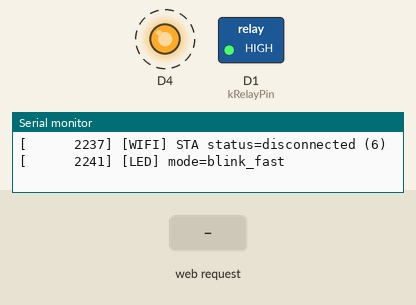
Recording of a sketch running on a simulated ESP8266 (NodeMCU). Parts: switched loads named in the sketch (green lamp = pin HIGH), output pins drawn as LEDs (lit = HIGH, except the on-board LED, lit = LOW), the last lines printed to the serial monitor. Dashed ring = blinking. The inputs (shaded band) are chosen by the test bench. WiFi joins after 1.5 s; servers stay silent unless stated; a WiFi scan finds three made-up networks.

Above: at 3.4 s.
3.5 s: HTTP request GET / received
At 3.59 s:
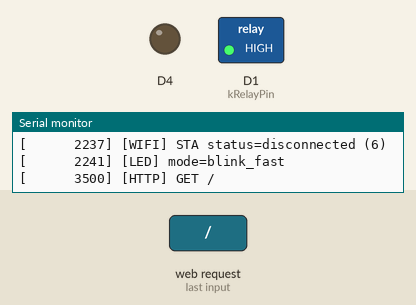
At 4.2 s:
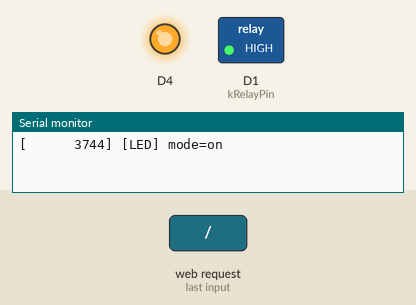
6.5 s: HTTP request GET /api/local-unlock received
9.5 s: HTTP request GET /api/health received
Timing chart, 0 to 18.5 s (numbered marks = the images above; inputs shaded):
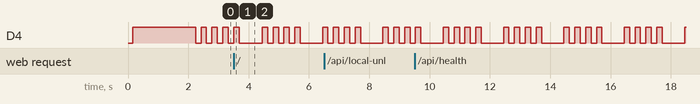

Measured:
- by itself, D4: repeats every 2.0 s: LOW 0.74 s, 3 × (HIGH 0.18 s, LOW 0.18 s), HIGH 0.18 s

The sketch:

poot_lock.ino
```cpp
#include <Arduino.h>
#include <ArduinoJson.h>
#include <ArduinoOTA.h>
#include <ESP8266WebServer.h>
#include <ESP8266WiFi.h>
#include <ESP8266mDNS.h>

#include "config.h"
#include "diagnostics.h"
#include "relay_control.h"
#include "secrets.h"

RelayController relay(poot::kRelayPin, poot::kRelayActiveLow);
ESP8266WebServer server(poot::kLocalHttpPort);

WiFiEventHandler gOnStaDisconnected;
WiFiEventHandler gOnStaGotIp;
volatile bool gReassertHttpRequested = false;

const IPAddress kStaIp = WIFI_STA_IP;
const IPAddress kStaGateway = WIFI_STA_GATEWAY;
const IPAddress kStaSubnet = WIFI_STA_SUBNET;
const IPAddress kStaDns1 = WIFI_STA_DNS1;
const IPAddress kStaDns2 = WIFI_STA_DNS2;

uint32_t lastWiFiReconnectMs = 0;
uint32_t lastNetworkEnsureMs = 0;
uint32_t lastWiFiBeginMs = 0;
bool serverRoutesRegistered = false;
bool serverStarted = false;

wl_status_t lastWiFiStatus = WL_IDLE_STATUS;
uint32_t lastWiFiStatusLogMs = 0;

enum class LedMode {
  kOff,
  kOn,
  kBlinkSlow,
  kBlinkFast,
};

LedMode ledMode = LedMode::kOff;
bool ledIsLit = false;
uint32_t ledLastToggleMs = 0;

const char* ledModeName(LedMode mode) {
  switch (mode) {
    case LedMode::kOff:      return "off";
    case LedMode::kOn:       return "on";
    case LedMode::kBlinkSlow: return "blink_slow";
    case LedMode::kBlinkFast: return "blink_fast";
    default:                 return "unknown";
  }
}

const char* wifiStatusName(wl_status_t status) {
  switch (status) {
    case WL_CONNECTED:       return "connected";
    case WL_NO_SSID_AVAIL:   return "no_ssid";
    case WL_CONNECT_FAILED:  return "connect_failed";
    case WL_CONNECTION_LOST: return "connection_lost";
    case WL_WRONG_PASSWORD:  return "wrong_password";
    case WL_DISCONNECTED:    return "disconnected";
    case WL_IDLE_STATUS:     return "idle";
    default:                 return "unknown";
  }
}

const char* encTypeName(uint8_t enc) {
  switch (enc) {
    case ENC_TYPE_NONE: return "open";
    case ENC_TYPE_WEP:  return "wep";
    case ENC_TYPE_TKIP: return "wpa";
    case ENC_TYPE_CCMP: return "wpa2";
    case ENC_TYPE_AUTO: return "auto";
    default:            return "unknown";
  }
}

void scanAndLogNetworks() {
  poot_diag::logf("WIFI", "scanning for networks...");
  const int count = WiFi.scanNetworks();
  if (count <= 0) {
    poot_diag::logf("WIFI", "scan found 0 networks (count=%d)", count);
    return;
  }
  poot_diag::logf("WIFI", "scan found %d networks:", count);
  for (int i = 0; i < count; i++) {
    poot_diag::logf("WIFI", "  [%d] ssid=\"%s\" rssi=%d ch=%d enc=%s",
                    i, WiFi.SSID(i).c_str(), WiFi.RSSI(i),
                    WiFi.channel(i), encTypeName(WiFi.encryptionType(i)));
  }
  WiFi.scanDelete();
}

void logWiFiStatusIfChanged() {
  const wl_status_t status = WiFi.status();
  const uint32_t nowMs = millis();
  if (status == lastWiFiStatus &&
      nowMs - lastWiFiStatusLogMs < poot::kWiFiStatusLogIntervalMs) {
    return;
  }

  lastWiFiStatus = status;
  lastWiFiStatusLogMs = nowMs;

  if (status == WL_CONNECTED) {
    poot_diag::logf("WIFI", "STA connected ip=%s rssi=%d ssid=%s",
                    WiFi.localIP().toString().c_str(), WiFi.RSSI(),
                    WiFi.SSID().c_str());
    return;
  }

  poot_diag::logf("WIFI", "STA status=%s (%d)", wifiStatusName(status), status);
}

void pumpLocalServer() {
  server.handleClient();
  yield();
}

void writeStatusLed(bool on) {
  ledIsLit = on;
  const uint8_t level = poot::kStatusLedActiveLow ? (on ? LOW : HIGH)
                                                   : (on ? HIGH : LOW);
  digitalWrite(poot::kStatusLedPin, level);
}

void setupStatusLed() {
  pinMode(poot::kStatusLedPin, OUTPUT);
  writeStatusLed(false);
  poot_diag::logf("LED", "status LED initialized pin=%u activeLow=%u",
                  poot::kStatusLedPin, poot::kStatusLedActiveLow ? 1 : 0);
}

bool isWiFiConnecting() {
  if (WiFi.status() == WL_CONNECTED) {
    return false;
  }
  if (WiFi.status() == WL_IDLE_STATUS) {
    return true;
  }
  return millis() - lastWiFiBeginMs <= poot::kWiFiConnectingWindowMs;
}

LedMode desiredLedMode() {
  if (relay.isRelayOn()) {
    return LedMode::kOff;
  }
  if (WiFi.status() == WL_CONNECTED) {
    return LedMode::kOn;
  }
  if (isWiFiConnecting()) {
    return LedMode::kBlinkFast;
  }
  return LedMode::kBlinkSlow;
}

void updateStatusLed() {
  const LedMode target = desiredLedMode();
  const uint32_t nowMs = millis();

  if (target != ledMode) {
    ledMode = target;
    ledLastToggleMs = nowMs;
    poot_diag::logf("LED", "mode=%s", ledModeName(ledMode));
    if (ledMode == LedMode::kBlinkFast || ledMode == LedMode::kBlinkSlow) {
      writeStatusLed(true);
    }
  }

  switch (ledMode) {
    case LedMode::kOff:
      if (ledIsLit) {
        writeStatusLed(false);
      }
      break;
    case LedMode::kOn:
      if (!ledIsLit) {
        writeStatusLed(true);
      }
      break;
    case LedMode::kBlinkFast:
    case LedMode::kBlinkSlow: {
      const uint32_t intervalMs =
          (ledMode == LedMode::kBlinkFast) ? poot::kStatusBlinkFastMs
                                           : poot::kStatusBlinkSlowMs;
      if (nowMs - ledLastToggleMs >= intervalMs) {
        ledLastToggleMs = nowMs;
        writeStatusLed(!ledIsLit);
      }
      break;
    }
  }
}

bool configureStaNetwork() {
  const bool configured =
      WiFi.config(kStaIp, kStaGateway, kStaSubnet, kStaDns1, kStaDns2);
  poot_diag::logf(
      "WIFI",
      "STA static ip config=%s ip=%s gateway=%s subnet=%s dns1=%s dns2=%s",
      configured ? "ok" : "failed", kStaIp.toString().c_str(),
      kStaGateway.toString().c_str(), kStaSubnet.toString().c_str(),
      kStaDns1.toString().c_str(), kStaDns2.toString().c_str());
  return configured;
}

void connectSta(bool forceReconnect = false) {
  if (!forceReconnect && WiFi.status() == WL_CONNECTED) {
    return;
  }

  const wl_status_t prevStatus = WiFi.status();
  poot_diag::logf("WIFI", "connectSta force=%u prevStatus=%s(%d)",
                  forceReconnect ? 1 : 0, wifiStatusName(prevStatus), prevStatus);

  if (forceReconnect) {
    WiFi.disconnect(false);
    yield();
  }

  configureStaNetwork();
  lastWiFiBeginMs = millis();
  lastWiFiReconnectMs = lastWiFiBeginMs;
  poot_diag::logf("WIFI", "STA connecting to ssid=%s pwdLen=%u",
                  WIFI_STA_SSID, (unsigned)strlen(WIFI_STA_PASSWORD));
  WiFi.begin(WIFI_STA_SSID, WIFI_STA_PASSWORD);
}

template <typename TDoc>
void sendJson(int code, const TDoc& doc) {
  String body;
  serializeJson(doc, body);
  server.send(code, "application/json", body);
}

void ensureHttpServer(bool forceRestart = false) {
  if (!serverRoutesRegistered) {
    server.on("/", HTTP_GET, []() {
      poot_diag::logf("HTTP", "GET /");
      server.send(200, "text/plain", "Poot lock online");
    });

    server.on("/api/local-unlock", HTTP_GET, []() {
      StaticJsonDocument<256> response;
      const String remoteIp = server.client().remoteIP().toString();
      poot_diag::logf("LOCAL_HTTP", "GET /api/local-unlock from %s",
                      remoteIp.c_str());

      if (!server.hasArg("key")) {
        poot_diag::logf("LOCAL_HTTP", "bad_request: missing key");
        response["ok"] = false;
        response["code"] = "bad_request";
        response["message"] = "Missing key query parameter";
        sendJson(400, response);
        return;
      }

      const String key = server.arg("key");
      if (key.isEmpty() || key != LOCAL_SHARED_KEY) {
        poot_diag::logf("LOCAL_HTTP", "unlock denied reason=invalid_key");
        response["ok"] = false;
        response["code"] = "invalid_key";
        response["message"] = "Local unlock denied";
        sendJson(401, response);
        return;
      }

      const bool fired =
          relay.triggerPulse(poot::kUnlockPulseMs, poot::kUnlockCooldownMs);
      const String reason = fired ? "ok" : "cooldown";
      poot_diag::logf("LOCAL_HTTP", "unlock %s",
                      fired ? "success" : "denied_cooldown");

      response["ok"] = fired;
      response["code"] = reason;
      response["message"] = fired ? "Unlocked" : "Relay cooldown active";
      sendJson(fired ? 200 : 429, response);
    });

    server.on("/api/health", HTTP_GET, []() {
      const String remoteIp = server.client().remoteIP().toString();
      poot_diag::logf("LOCAL_HTTP", "GET /api/health from %s", remoteIp.c_str());

      if (!server.hasArg("key") || server.arg("key") != LOCAL_SHARED_KEY) {
        StaticJsonDocument<128> denied;
        denied["ok"] = false;
        denied["code"] = "invalid_key";
        denied["message"] = "Health denied";
        sendJson(401, denied);
        return;
      }

      StaticJsonDocument<384> health;
      health["ok"] = true;
      health["version"] = poot::kFirmwareVersion;
      health["uptime_ms"] = millis();
      health["free_heap"] = ESP.getFreeHeap();
      health["reset_reason"] = ESP.getResetReason();
      JsonObject sta = health.createNestedObject("sta");
      sta["status"] = wifiStatusName(WiFi.status());
      sta["ip"] = WiFi.localIP().toString();
      sta["rssi"] = WiFi.RSSI();
      sta["ssid"] = WiFi.SSID();
      JsonObject ap = health.createNestedObject("ap");
      ap["ip"] = WiFi.softAPIP().toString();
      ap["stations"] = WiFi.softAPgetStationNum();
      JsonObject rly = health.createNestedObject("relay");
      rly["on"] = relay.isRelayOn();
      rly["cooling"] = relay.isCoolingDown();
      sendJson(200, health);
    });

    server.onNotFound([]() {
      poot_diag::logf("HTTP", "404 %s", server.uri().c_str());
      StaticJsonDocument<128> response;
      response["ok"] = false;
      response["code"] = "not_found";
      response["message"] = "Route not found";
      sendJson(404, response);
    });

    serverRoutesRegistered = true;
  }

  if (!serverStarted || forceRestart) {
    const bool wasStarted = serverStarted;
    if (serverStarted) {
      server.stop();
      yield();
    }
    server.begin();
    serverStarted = true;
    poot_diag::logf("HTTP", "server %s on port=%u",
                    wasStarted ? "ensured" : "started",
                    poot::kLocalHttpPort);
  }
}

void setupSoftAp() {
  const IPAddress apIp(192, 168, 4, 1);
  const IPAddress apGateway(192, 168, 4, 1);
  const IPAddress apSubnet(255, 255, 255, 0);
  const bool configured = WiFi.softAPConfig(apIp, apGateway, apSubnet);
  const bool apOk = WiFi.softAP(WIFI_AP_SSID, WIFI_AP_PASSWORD,
                                WIFI_AP_CHANNEL, /*hidden=*/false,
                                poot::kApMaxConnections);
  poot_diag::logf("AP",
                  "softAP config=%s up=%s ssid=%s ip=%s channel=%u maxConn=%u",
                  configured ? "ok" : "failed", apOk ? "ok" : "failed",
                  WIFI_AP_SSID, WiFi.softAPIP().toString().c_str(),
                  (unsigned)WIFI_AP_CHANNEL, (unsigned)poot::kApMaxConnections);
}

void registerWiFiEventHandlers() {
  gOnStaDisconnected =
      WiFi.onStationModeDisconnected([](const WiFiEventStationModeDisconnected& e) {
        poot_diag::logf("WIFI", "STA disconnected ssid=%s reason=%u",
                        e.ssid.c_str(), e.reason);
      });
  gOnStaGotIp = WiFi.onStationModeGotIP([](const WiFiEventStationModeGotIP& e) {
    poot_diag::logf("WIFI", "STA got ip=%s mask=%s gw=%s",
                    e.ip.toString().c_str(), e.mask.toString().c_str(),
                    e.gw.toString().c_str());
    // Defer server.stop()/begin() and mDNS work to loop() — running them
    // inside the SDK event context can race the active server.
    gReassertHttpRequested = true;
  });
}

void setupWiFi() {
  WiFi.persistent(false);
  WiFi.setAutoReconnect(true);
  WiFi.setSleepMode(WIFI_NONE_SLEEP);
  WiFi.mode(WIFI_AP_STA);
  WiFi.setHostname(poot::kMdnsHostname);
  poot_diag::logf("WIFI", "mode AP_STA hostname=%s", poot::kMdnsHostname);
  setupSoftAp();
  registerWiFiEventHandlers();
  scanAndLogNetworks();
  connectSta();
}

void setupMdns() {
  if (MDNS.begin(poot::kMdnsHostname)) {
    MDNS.addService("http", "tcp", poot::kLocalHttpPort);
    poot_diag::logf("MDNS", "responder up as %s.local", poot::kMdnsHostname);
  } else {
    poot_diag::logf("MDNS", "begin failed");
  }
}

void setupOta() {
  ArduinoOTA.setHostname(poot::kMdnsHostname);
  ArduinoOTA.setPort(poot::kOtaPort);
  ArduinoOTA.setPassword(OTA_PASSWORD);
  ArduinoOTA.onStart([]() {
    const char* type = (ArduinoOTA.getCommand() == U_FLASH) ? "flash" : "fs";
    poot_diag::logf("OTA", "update start type=%s", type);
  });
  ArduinoOTA.onEnd([]() { poot_diag::logf("OTA", "update end"); });
  ArduinoOTA.onProgress([](unsigned int progress, unsigned int total) {
    static unsigned int lastPct = 0;
    const unsigned int pct = (total == 0) ? 0 : (progress * 100u) / total;
    if (pct != lastPct && pct % 10u == 0) {
      poot_diag::logf("OTA", "progress %u%%", pct);
      lastPct = pct;
    }
  });
  ArduinoOTA.onError([](ota_error_t e) { poot_diag::logf("OTA", "error %u", e); });
  ArduinoOTA.begin();
  poot_diag::logf("OTA", "ready hostname=%s port=%u", poot::kMdnsHostname,
                  (unsigned)poot::kOtaPort);
}

void maybeAutoReboot() {
  if (millis() < poot::kAutoRebootIntervalMs) {
    return;
  }
  poot_diag::logf("WDT", "auto-reboot: %lu ms uptime, scheduled hourly reset",
                  millis());
  Serial.flush();
  delay(50);
  ESP.restart();
}

void ensureNetworkStack() {
  const uint32_t nowMs = millis();
  if (nowMs - lastNetworkEnsureMs < poot::kNetworkEnsureMs) {
    return;
  }
  lastNetworkEnsureMs = nowMs;

  ensureHttpServer();

  if (WiFi.status() == WL_CONNECTED) {
    if (WiFi.localIP() != kStaIp) {
      poot_diag::logf("WIFI", "STA ip mismatch expected=%s actual=%s",
                      kStaIp.toString().c_str(),
                      WiFi.localIP().toString().c_str());
      connectSta(true);
    }
    return;
  }

  if (nowMs - lastWiFiReconnectMs < poot::kWiFiReconnectMs) {
    return;
  }

  poot_diag::logf("WIFI", "reconnect attempt");
  connectSta(true);
}

void setup() {
  Serial.begin(poot::kSerialBaud);
  relay.begin();
  delay(150);
  poot_diag::logf("BOOT", "Poot firmware booting version=%s",
                  poot::kFirmwareVersion);
  poot_diag::logf("BOOT", "reset reason=%s", ESP.getResetReason().c_str());
  poot_diag::logf("BOOT", "build timestamp=%s %s", __DATE__, __TIME__);
  randomSeed(analogRead(A0));

  setupStatusLed();
  poot_diag::logf("BOOT", "local auth=shared_key ip=%s",
                  kStaIp.toString().c_str());

  setupWiFi();
  ensureHttpServer();
  setupMdns();
  setupOta();
}

void loop() {
  pumpLocalServer();
  if (gReassertHttpRequested) {
    gReassertHttpRequested = false;
    poot_diag::logf("HTTP", "re-asserting after STA got IP");
    ensureHttpServer(/*forceRestart=*/true);
    MDNS.notifyAPChange();
  }
  relay.loop();
  logWiFiStatusIfChanged();
  ensureNetworkStack();
  pumpLocalServer();
  ArduinoOTA.handle();
  MDNS.update();
  maybeAutoReboot();
  updateStatusLed();
  yield();
}
```

diagnostics.h
```cpp
#pragma once

#include <Arduino.h>
#include <stdarg.h>

#include "config.h"

namespace poot_diag {

inline bool enabled() { return poot::kEnableSerialDiagnostics; }

inline void logf(const char* scope, const char* format, ...) {
  if (!enabled()) {
    return;
  }

  char message[256];
  va_list args;
  va_start(args, format);
  vsnprintf(message, sizeof(message), format, args);
  va_end(args);

  Serial.printf("[%10lu] [%s] %s\n", millis(), scope, message);
}

}  // namespace poot_diag
```

relay_control.cpp
```cpp
#include "relay_control.h"

#include "diagnostics.h"

namespace {

bool timeReached(uint32_t now, uint32_t target) {
  return static_cast<int32_t>(now - target) >= 0;
}

}  // namespace

RelayController::RelayController(uint8_t pin, bool activeLow)
    : pin_(pin), activeLow_(activeLow) {}

void RelayController::begin() {
  pinMode(pin_, OUTPUT);
  writeRelay(false);
  poot_diag::logf("RELAY", "initialized pin=%u activeLow=%u", pin_,
                  activeLow_ ? 1 : 0);
}

void RelayController::loop() {
  const uint32_t now = millis();
  if (relayOn_ && timeReached(now, pulseEndMs_)) {
    writeRelay(false);
    poot_diag::logf("RELAY", "pulse ended");
  }
}

bool RelayController::triggerPulse(uint32_t durationMs, uint32_t cooldownMs) {
  const uint32_t now = millis();
  if (relayOn_) {
    poot_diag::logf("RELAY", "trigger denied: pulse active until=%lu now=%lu",
                    pulseEndMs_, now);
    return false;
  }
  if (cooldownUntilMs_ != 0 && !timeReached(now, cooldownUntilMs_)) {
    poot_diag::logf("RELAY", "trigger denied: cooldown until=%lu now=%lu",
                    cooldownUntilMs_, now);
    return false;
  }
  writeRelay(true);
  pulseEndMs_ = now + durationMs;
  cooldownUntilMs_ = pulseEndMs_ + cooldownMs;
  poot_diag::logf("RELAY", "pulse started duration=%lu ms cooldown=%lu ms",
                  durationMs, cooldownMs);
  return true;
}

bool RelayController::isRelayOn() const { return relayOn_; }

bool RelayController::isCoolingDown() const {
  return cooldownUntilMs_ != 0 && !timeReached(millis(), cooldownUntilMs_);
}

void RelayController::writeRelay(bool on) {
  relayOn_ = on;
  const uint8_t level = activeLow_ ? (on ? LOW : HIGH) : (on ? HIGH : LOW);
  digitalWrite(pin_, level);
}
```

relay_control.h
```cpp
#pragma once

#include <Arduino.h>

class RelayController {
 public:
  RelayController(uint8_t pin, bool activeLow);

  void begin();
  void loop();

  bool triggerPulse(uint32_t durationMs, uint32_t cooldownMs);
  bool isRelayOn() const;
  bool isCoolingDown() const;

 private:
  void writeRelay(bool on);

  uint8_t pin_;
  bool activeLow_;

  bool relayOn_ = false;
  uint32_t pulseEndMs_ = 0;
  uint32_t cooldownUntilMs_ = 0;
};
```

Source omitted: secrets.example.h (1022 bytes), config.h (1452 bytes)
